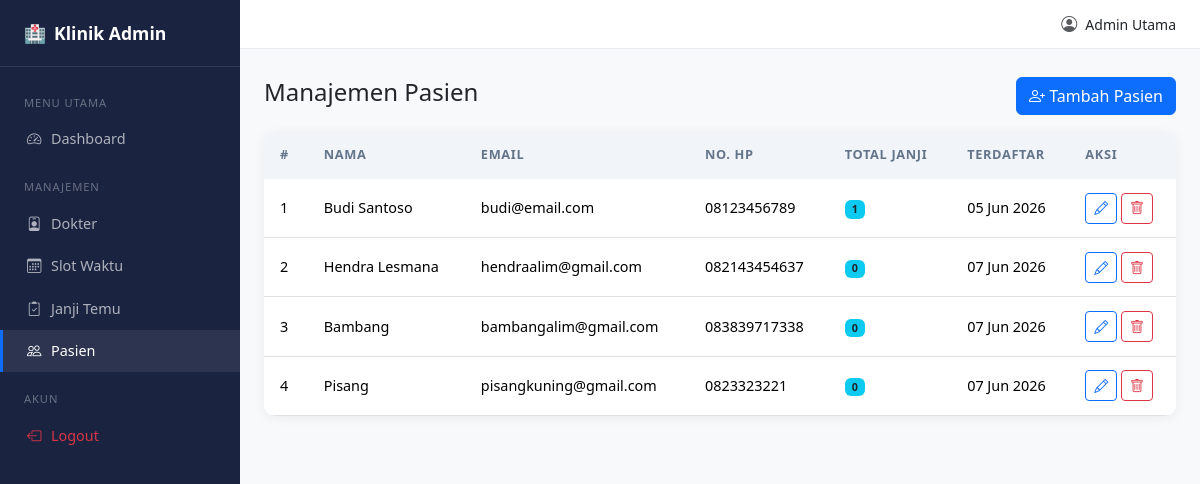
Before: /admin/patients.php (signed in) with the older database file.
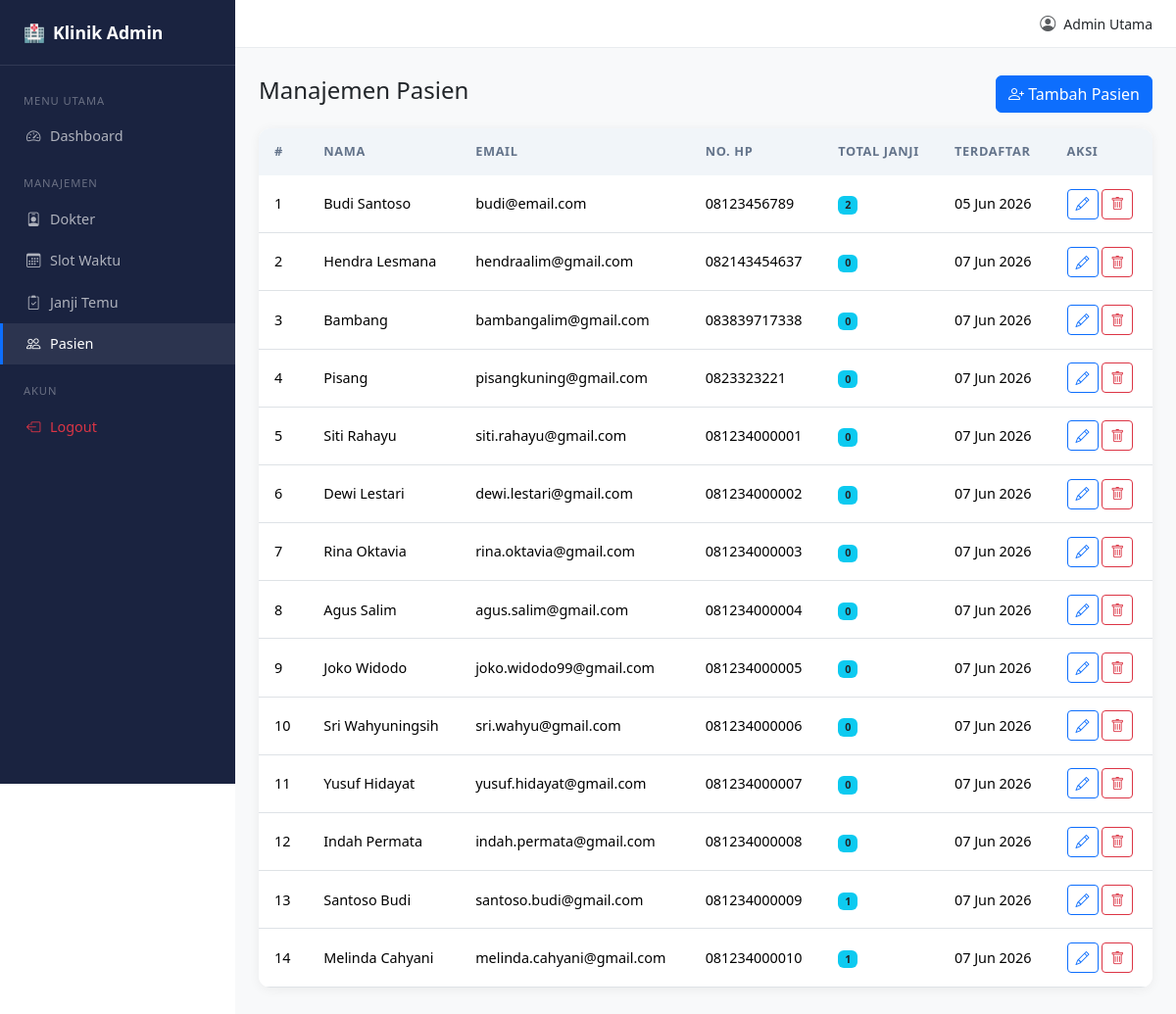
After: the same page with the newer database file.
### tables this page shows
CREATE TABLE `patients` (
  `id` int(10) UNSIGNED NOT NULL,
  `full_name` varchar(100) NOT NULL,
  `email` varchar(150) NOT NULL,
  `phone` varchar(20) DEFAULT NULL,
  `password_hash` varchar(255) NOT NULL,
  `created_at` datetime NOT NULL DEFAULT current_timestamp(),
  `updated_at` datetime NOT NULL DEFAULT current_timestamp() ON UPDATE current_timestamp(),
  `reset_token` varchar(64) DEFAULT NULL,
  `reset_expires` datetime DEFAULT NULL
);

### admin/patients.php (the view, shortened to what this page needs)
<?php
require_once '../config/config.php';
require_once '../includes/layout_admin.php';
$patients = $pdo->query(
    "SELECT p.*, COUNT(a.id) AS total_appointments
     FROM patients p
     LEFT JOIN appointments a ON a.patient_id = p.id
     GROUP BY p.id
     ORDER BY p.created_at ASC"
)->fetchAll();
?>
<div class="d-flex justify-content-between align-items-center mb-3">
    <h4>Manajemen Pasien</h4>
    <button class="btn btn-primary" data-bs-toggle="modal" data-bs-target="#addModal">
        <i class="bi bi-person-plus"></i> Tambah Pasien
    </button>
</div>
<div class="card table-card">
  <div class="table-responsive">
    <table class="table table-hover">
      <thead>
        <tr><th>#</th><th>Nama</th><th>Email</th><th>No. HP</th><th>Total Janji</th><th>Terdaftar</th><th>Aksi</th></tr>
      </thead>
      <tbody>
      <?php foreach ($patients as $p): ?>
      <tr>
        <td><?= $p['id'] ?></td>
        <td><?= htmlspecialchars($p['full_name']) ?></td>
        <td><?= htmlspecialchars($p['email']) ?></td>
        <td><?= htmlspecialchars($p['phone'] ?? '-') ?></td>
        <td><span class="badge bg-info text-dark"><?= $p['total_appointments'] ?></span></td>
        <td><?= date('d M Y', strtotime($p['created_at'])) ?></td>
        <td>
            <button class="btn btn-sm btn-outline-primary" data-bs-toggle="modal" data-bs-target="#editModal"
                    onclick="fillEditForm(<?= $p['id'] ?>, '<?= addslashes($p['full_name']) ?>', '<?= addslashes($p['email']) ?>', '<?= addslashes($p['phone'] ?? '') ?>')">
                <i class="bi bi-pencil"></i>
            </button>
            <a href="?action=delete&id=<?= $p['id'] ?>" class="btn btn-sm btn-outline-danger"
               onclick="return confirm('Yakin ingin menghapus pasien <?= htmlspecialchars($p['full_name']) ?>? Data janji temu juga akan terpengaruh.')">
                <i class="bi bi-trash"></i>
            </a>
         </td>
      </tr>
      <?php endforeach; ?>
      </tbody>
    </table>
  </div>
</div>
<?php require_once '../includes/layout_admin_end.php'; ?>

Changed rows visible on the page:
changed patients "Budi Santoso": total_appointments "1" → "2"
added patients: id "5", full_name "Siti Rahayu", email "siti.rahayu@gmail.com", phone "081234000001", total_appointments "0", created_at "07 Jun 2026"
added patients: id "6", full_name "Dewi Lestari", email "dewi.lestari@gmail.com", phone "081234000002", total_appointments "0", created_at "07 Jun 2026"
added patients: id "7", full_name "Rina Oktavia", email "rina.oktavia@gmail.com", phone "081234000003", total_appointments "0", created_at "07 Jun 2026"
added patients: id "8", full_name "Agus Salim", email "agus.salim@gmail.com", phone "081234000004", total_appointments "0", created_at "07 Jun 2026"
added patients: id "9", full_name "Joko Widodo", email "joko.widodo99@gmail.com", phone "081234000005", total_appointments "0", created_at "07 Jun 2026"
added patients: id "10", full_name "Sri Wahyuningsih", email "sri.wahyu@gmail.com", phone "081234000006", total_appointments "0", created_at "07 Jun 2026"
added patients: id "11", full_name "Yusuf Hidayat", email "yusuf.hidayat@gmail.com", phone "081234000007", total_appointments "0", created_at "07 Jun 2026"
added patients: id "12", full_name "Indah Permata", email "indah.permata@gmail.com", phone "081234000008", total_appointments "0", created_at "07 Jun 2026"
added patients: id "13", full_name "Santoso Budi", email "santoso.budi@gmail.com", phone "081234000009", total_appointments "1", created_at "07 Jun 2026"
added patients: id "14", full_name "Melinda Cahyani", email "melinda.cahyani@gmail.com", phone "081234000010", total_appointments "1", created_at "07 Jun 2026"
